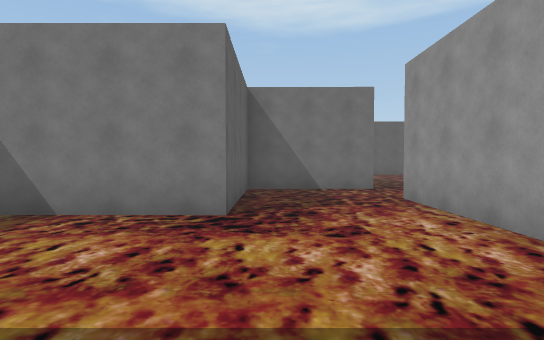
View 1 (above)

17 first-person views from a walk through a scene from a Unity 3-D project. The camera is 1.5 m above the floor, tilts 2° down and sees 80° across. The floor is counted in squares, 2 m on a side. Each view is taken from the middle of a square. On the plan, view 1 faces up. The plan holds only what a view shows up to about 11 squares ahead; the rest is blank. The place goes on beyond the plan. The player is left out.

View 2
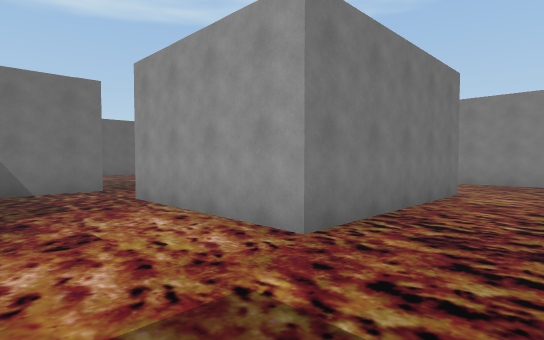

View 3
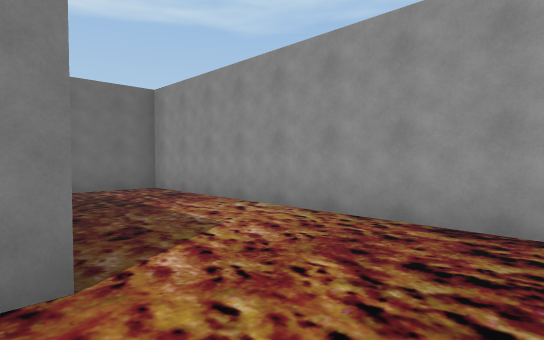

View 4
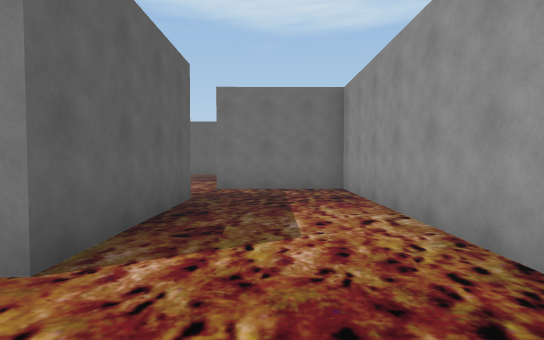

View 5
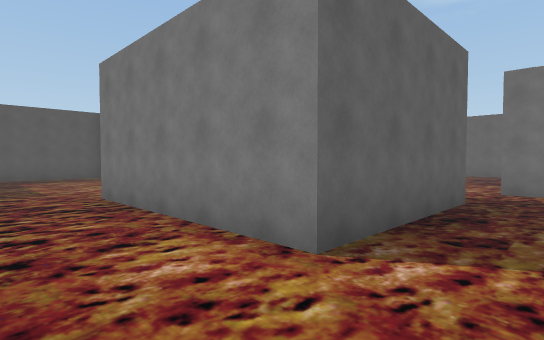

View 6
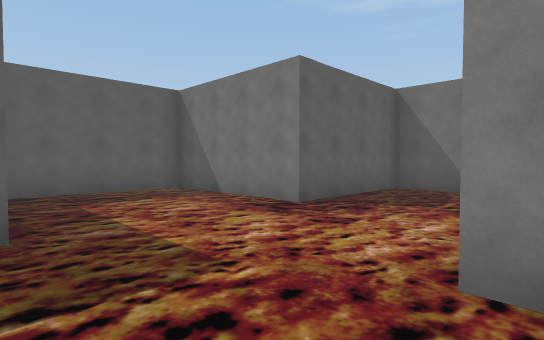

View 7
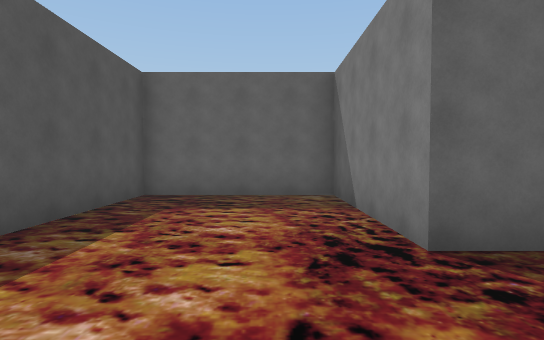

View 8
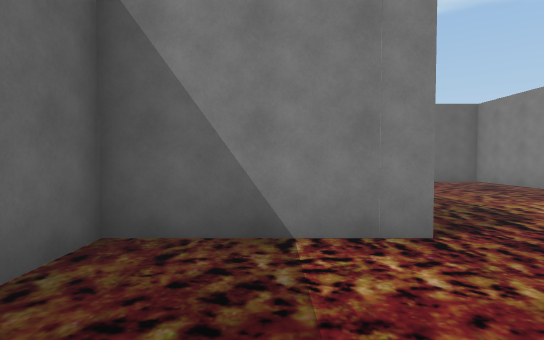

View 9
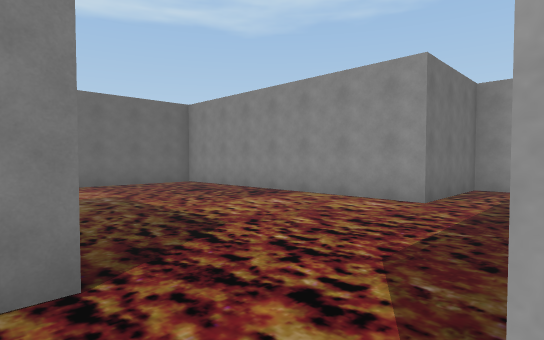

View 10
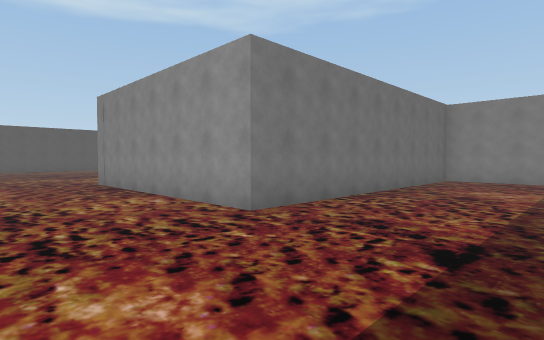

View 11
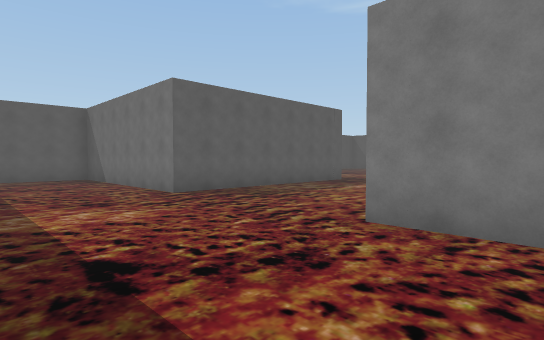

View 12
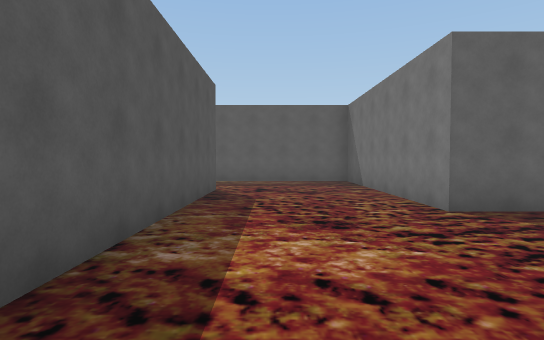

View 13
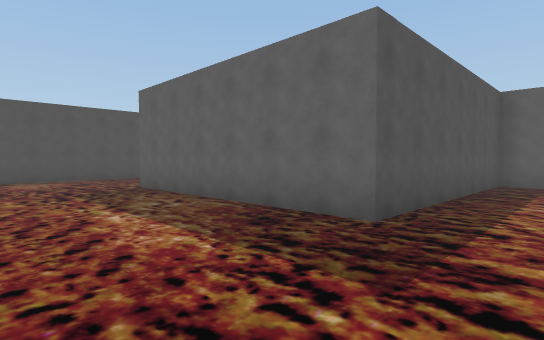

View 14
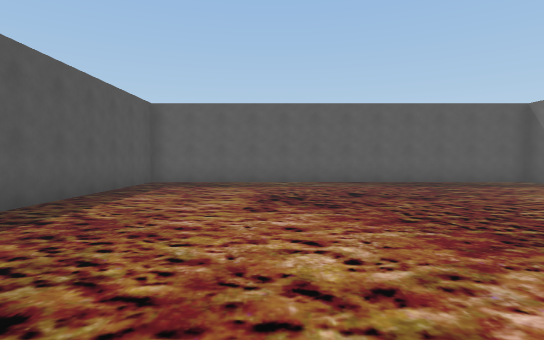

View 15
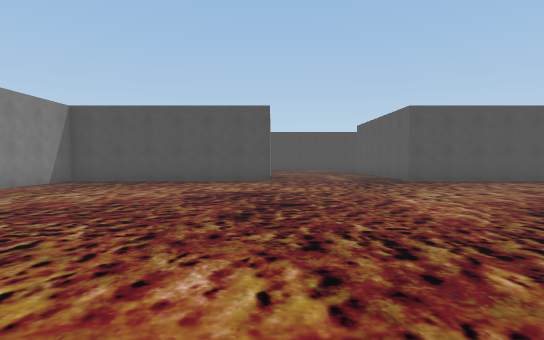

View 16
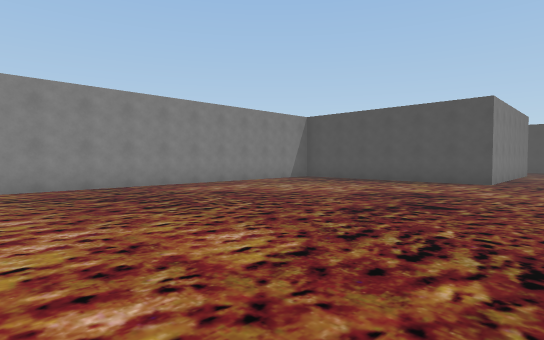

View 17
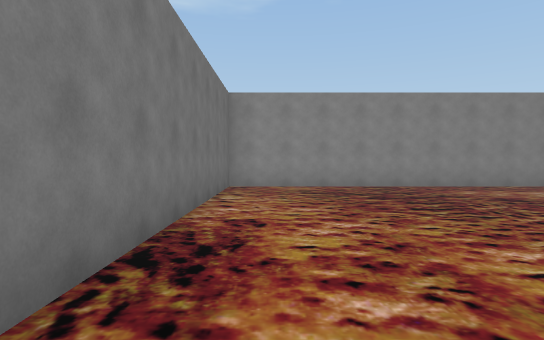

### Floor plan
Points are (right, up) in squares from view 1. A wall is a line through its corners. A room is listed if a view was taken in it or the views show most of it. See-through windows are left out.
Room 1 (views 1, 2, 3, 4, 5, 6, 7, 8, 9)
walls: (1.6, 8) (-0.6, 8) (-0.6, 4.3) (-4.7, 4.3) (-4.7, 0.4) (-1.1, 0.4); (7.5, 6.1) (7.5, 2) (2.5, 2) (2.5, 6.1); (10.8, 0.2) (10.8, 8) (7.6, 8)
ways out: opening at (1.5, 6.5) to room 2; opening at (8, 7) to room 2
Room 2 (views 10, 11, 12, 13, 14, 15, 16, 17)
walls: (-8.8, 11.7) (-2.5, 11.7); (-11.6, 34.2) (-12.4, 34.2) (-12.4, 22.2) (-5.6, 22.2) (-5.6, 15.5) (-11.7, 15.5) (-11.7, 11.1); (2.6, 8) (1.6, 8); (7.6, 8) (7.6, 15.5) (-0.9, 15.5) (-0.9, 22.2) (5.7, 22.2) (5.7, 34.2) (-1.8, 34.2)
ways out: opening at (1.5, 6.5) to room 1; opening at (8, 7) to room 1

Positions as (right, up) in squares from view 1, and headings:
1: (0, 0), facing up
2: (0, 0), facing up-right
3: (7, 0), facing up-right
4: (9, 0), facing up
5: (9, 0), facing up-left
6: (3, 0), facing up-left
7: (2, 3), facing left
8: (1, 5), facing up
9: (2, 6), facing up-right
10: (-4, 12), facing up-right
11: (1, 12), facing up-left
12: (-1, 13), facing left
13: (-2, 24), facing down-left
14: (-2, 26), facing left
15: (-1, 33), facing down
16: (-3, 33), facing down-right
17: (-3, 33), facing right
